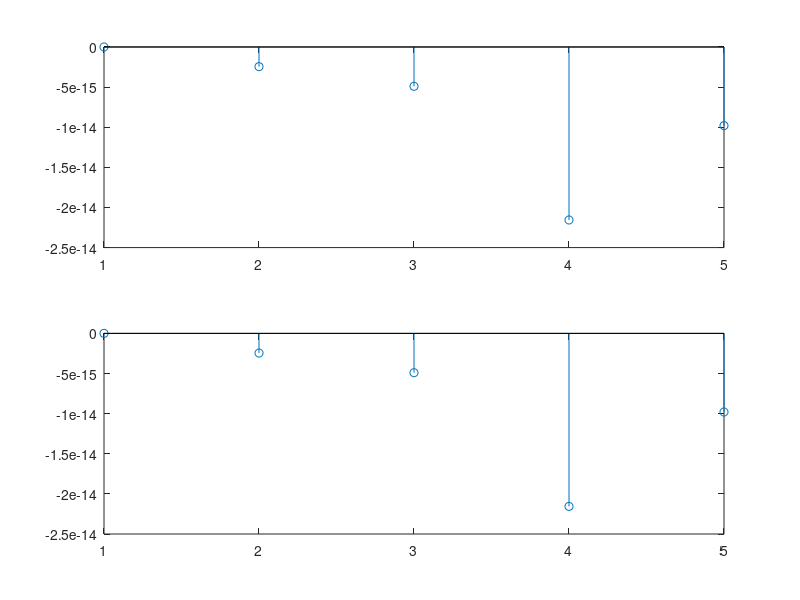

The MATLAB script that drew this image:
clc;
clear all;
close all;

I = input('Upsampling factor: ');
D = input('Downsampling factor: ');
L = input('Length of the sequence: ');
f1 = input('Frequency of the first signal: ');
f2 = input('Frequency of the second signal: ');
n = 0:L-1;
x = sin(2*pi*f1*n) + sin(2*pi*f2*n);
y = resample(x, I, D);

subplot(2,1,1)
stem(x)
subplot(2,1,2)
stem(y)